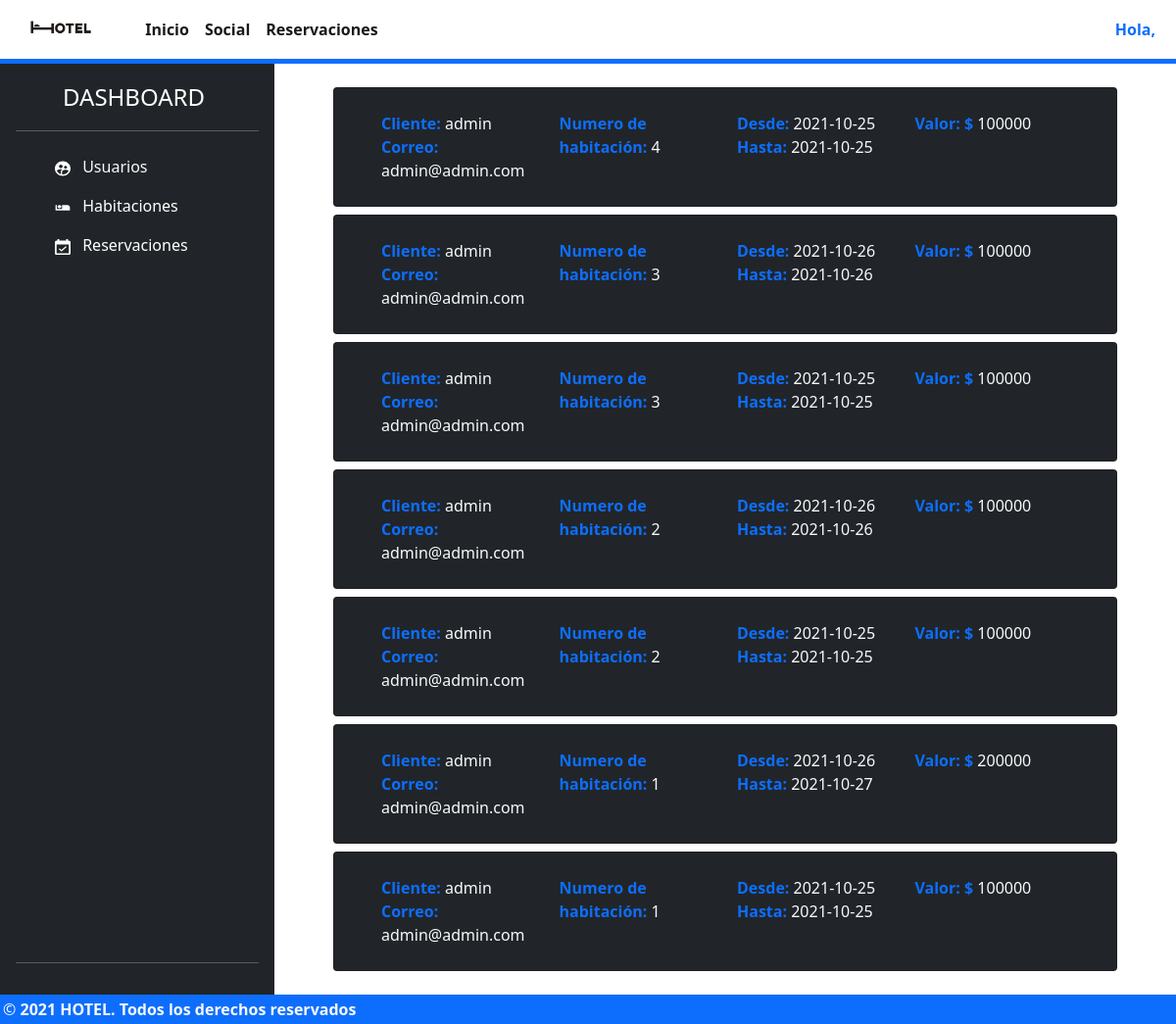
The app's page /dashboard/reservaciones, older data.
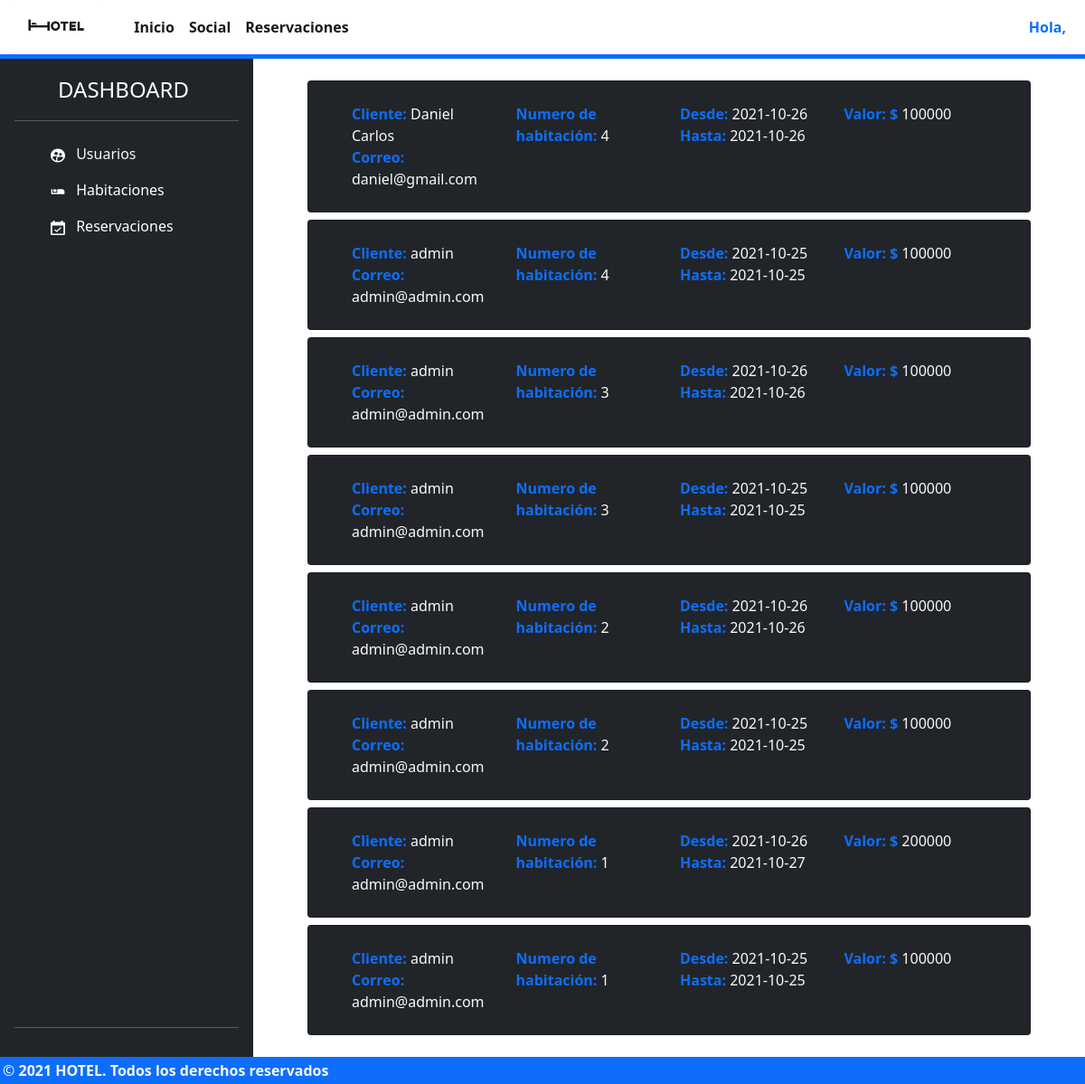
The same page, newer data.
### tables this page shows
CREATE TABLE "reservation" (
	"id_user"	INTEGER NOT NULL,
	"id_room"	INTEGER NOT NULL,
	"startDate"	TEXT NOT NULL,
	"targetDate"	TEXT NOT NULL,
	"state"	INTEGER NOT NULL,
	FOREIGN KEY("id_user") REFERENCES "user",
	FOREIGN KEY("id_room") REFERENCES "room",
	PRIMARY KEY("id_user","id_room","startDate","targetDate")
);

CREATE TABLE "user" (
	"id_user"	INTEGER NOT NULL UNIQUE,
	"name"	TEXT NOT NULL,
	"role"	TEXT,
	"email"	TEXT NOT NULL UNIQUE,
	"password"	TEXT NOT NULL,
	PRIMARY KEY("id_user" AUTOINCREMENT)
);

### app.py (the view)
@app.route("/dashboard/reservaciones", methods=["GET", "POST"])
def dashboard_reservaciones_page():
    tempSession = getCurrentUser()
    conn=sqlite3.connect("hotel_db.db")
    cur = conn.cursor()
    cur.execute('select name, id_room, startDate, targetDate, email from reservation INNER JOIN user USING (id_user)')
    rows = cur.fetchall()
    conn.close()
    length = len(rows)
    rows=list(rows)[::-1]
    newRows= map(addPrice, rows)
    return render_template('reservations.dashboard.html',len=length, rows=newRows, session = {"login": tempSession["login"], "user": tempSession["user"]})

### app.py (called while the page is built)
def getCurrentUser():
    if 'email' in session:
        email = session['email']
        db = sqlite3.connect('hotel_db.db')
        sentencia = "SELECT * FROM user where email='"+email+"'"
        cursor = db.cursor()
        cursor.execute(sentencia)
        data = cursor.fetchall()
        db.close()
        if(len(data) > 0):
            user = {
            "id": data[0][0],
            "name": data[0][1],
            "role": data[0][2],
            "email": data[0][3]
            }
            return {
                "login": 1,
                "user": user
            }
        else:
            return {
                "login": 0,
                "user": ""
            }
    else:
        return {
            "login": 0,
            "user": ""
        }

def addPrice(row):
    vec = list(row)
    print(f'xxxxxxxxx', row[2])
    start = row[2].split("-")
    end = row[3].split("-")
    print(f'xxxxxxxxx', start, end)
    d0 = date(int(start[0]), int(start[1]), int(start[2]))
    d1 = date(int(end[0]), int(end[1]), int(end[2]))
    delta = d1 - d0
    print("XXXXXXXXXXXXXXXXX vec: ", vec)
    vec.append((delta.days+1)*100000)
    return vec

### templates/reservations.dashboard.html (shortened to what this page needs)
{% macro miCard(name="xxxxx",number=000, startDate='xxxx-xx-xx', targetDate='xxxx-xx-xx', email="xxx@xxx.com",price=0) -%}
<div class="card bg-dark text-light m-2 p-4">
    <div class="container">
        <div class="row">
            <div class="col">
                <div>
                    <strong class="text-primary">Cliente: </strong>{{name}}
                </div>
                <div>
                    <strong class="text-primary">Correo: </strong>{{email}}
                </div>
            </div>
            <div class="col"><strong class="text-primary">Numero de habitación: </strong>{{number}}</div>
            <div class="col">
                <div>
                    <div>
                        <strong class="text-primary">Desde: </strong> {{startDate}}
                    </div>
                    <div>
                        <strong class="text-primary">Hasta: </strong> {{targetDate}}
                    </div>
                </div>
            </strong></div>
            <div class="col"><strong class="text-primary">Valor: $ </strong> {{price}}</div>
        </div>
    </div>
</div>
{%- endmacro %}
{% extends 'models/dashboard.html' %}
{% block contentdash %}
 <div class="container">
    {% if len>0 %}
        {% for item in rows %}
            {{miCard(item[0],item[1],item[2],item[3],item[4], item[5])}}
        {% endfor %}
    {% else %}
        <div class="alert alert-danger mt-4 text-center">
            Usted no tiene reservaciones
        </div>
    {% endif %}
 </div>
{% endblock contentdash %}

Row changes from the older to the newer data that the page shows:
added reservation: id_room "4", startDate "2021-10-26", targetDate "2021-10-26", price "100000"
added user: name "Daniel Carlos", email "daniel@gmail.com"
